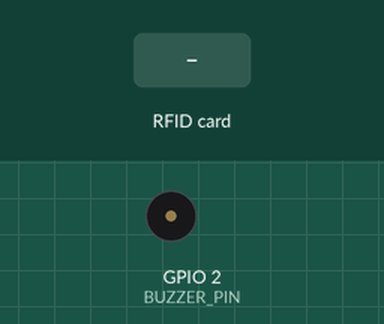
Recording of a sketch running on a simulated ESP32. Parts: buzzer (waves = sounding, pin HIGH). The inputs (shaded band) are chosen by the test bench. What the sketch prints to the serial monitor is not drawn.

Above: at 1.3 s.
1.4 s: RFID card 5E 7A 19 C4 held to the reader
Timing chart, 0 to 4.4 s (numbered marks = the images above; inputs shaded):
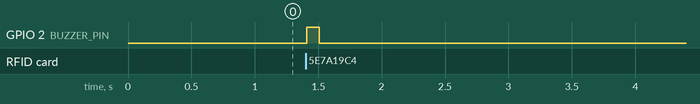

Measured:
- after the input at 1.4 s, GPIO 2 (BUZZER_PIN): LOW → HIGH at once, → LOW 0.10 s later

The sketch:

esp32_rfid.ino
```cpp
/*
  Sistem Parkir Pintar - Modul RFID ESP32
  ========================================
  Deskripsi:
    Sketch ini membaca UID dari kartu/tag RFID menggunakan modul RC522 (SPI)
    pada mikrokontroler ESP32 dan mengirimkan data serial ke komputer
    dengan format: "RFID:<UID_HEX>" pada baud rate 115200.

  Format Serial yang diharapkan Backend Python:
    RFID:B24B2207

  Koneksi Pin ESP32 ke MFRC522:
  ---------------------------------
  MFRC522 Pin     ESP32 Pin
  -----------     ---------
  3.3V            3.3V (PERINGATAN: JANGAN HUBUNGKAN KE 5V!)
  RST             GPIO 22
  GND             GND
  IRQ             (Tidak terhubung)
  MISO            GPIO 19 (VSPI MISO)
  MOSI            GPIO 23 (VSPI MOSI)
  SCK             GPIO 18 (VSPI SCK)
  SDA (SS)        GPIO 21 (atau GPIO 5)
  ---------------------------------
*/

#include <SPI.h>
#include <MFRC522.h>

#define SS_PIN  21  // SDA / SS Pin
#define RST_PIN 22  // Reset Pin
#define BUZZER_PIN 2 // Opsional: Buzzer/LED indikator (GPIO 2 bawaan built-in LED ESP32)

MFRC522 mfrc522(SS_PIN, RST_PIN);

unsigned long lastTapTime = 0;
const unsigned long debounceDelay = 1500; // Debounce 1.5 detik agar tidak membaca ganda saat kartu ditempel lama
String lastUID = "";

void setup() {
  Serial.begin(115200);
  while (!Serial && millis() < 3000); // Tunggu Serial monitor aktif

  pinMode(BUZZER_PIN, OUTPUT);
  digitalWrite(BUZZER_PIN, LOW);

  SPI.begin(18, 19, 23, SS_PIN); // SCK, MISO, MOSI, SS
  mfrc522.PCD_Init();
  delay(100);

  // Verifikasi pembacaan modul RC522
  byte v = mfrc522.PCD_ReadRegister(mfrc522.VersionReg);
  if (v == 0x00 || v == 0xFF) {
    Serial.println("[ERROR] MFRC522 tidak terdeteksi. Periksa pengkabelan!");
  } else {
    Serial.println("[READY] Reader RFID ESP32 Siap!");
  }
}

void loop() {
  // Cek apakah ada kartu baru di dekat reader
  if (!mfrc522.PICC_IsNewCardPresent()) {
    return;
  }

  // Cek apakah serial nomor kartu bisa dibaca
  if (!mfrc522.PICC_ReadCardSerial()) {
    return;
  }

  // Susun UID menjadi string heksadesimal huruf kapital (misal: B24B2207)
  String uidStr = "";
  for (byte i = 0; i < mfrc522.uid.size; i++) {
    if (mfrc522.uid.uidByte[i] < 0x10) {
      uidStr += "0";
    }
    uidStr += String(mfrc522.uid.uidByte[i], HEX);
  }
  uidStr.toUpperCase();

  // Debounce check
  unsigned long now = millis();
  if (uidStr != lastUID || (now - lastTapTime > debounceDelay)) {
    lastUID = uidStr;
    lastTapTime = now;

    // Bunyikan buzzer/LED indikator sejenak
    digitalWrite(BUZZER_PIN, HIGH);
    delay(100);
    digitalWrite(BUZZER_PIN, LOW);

    // Kirim string ke Serial Python
    Serial.println("RFID:" + uidStr);
  }

  // Hentikan enkripsi pada kartu yang terbaca
  mfrc522.PICC_HaltA();
  mfrc522.PCD_StopCrypto1();
}
```
